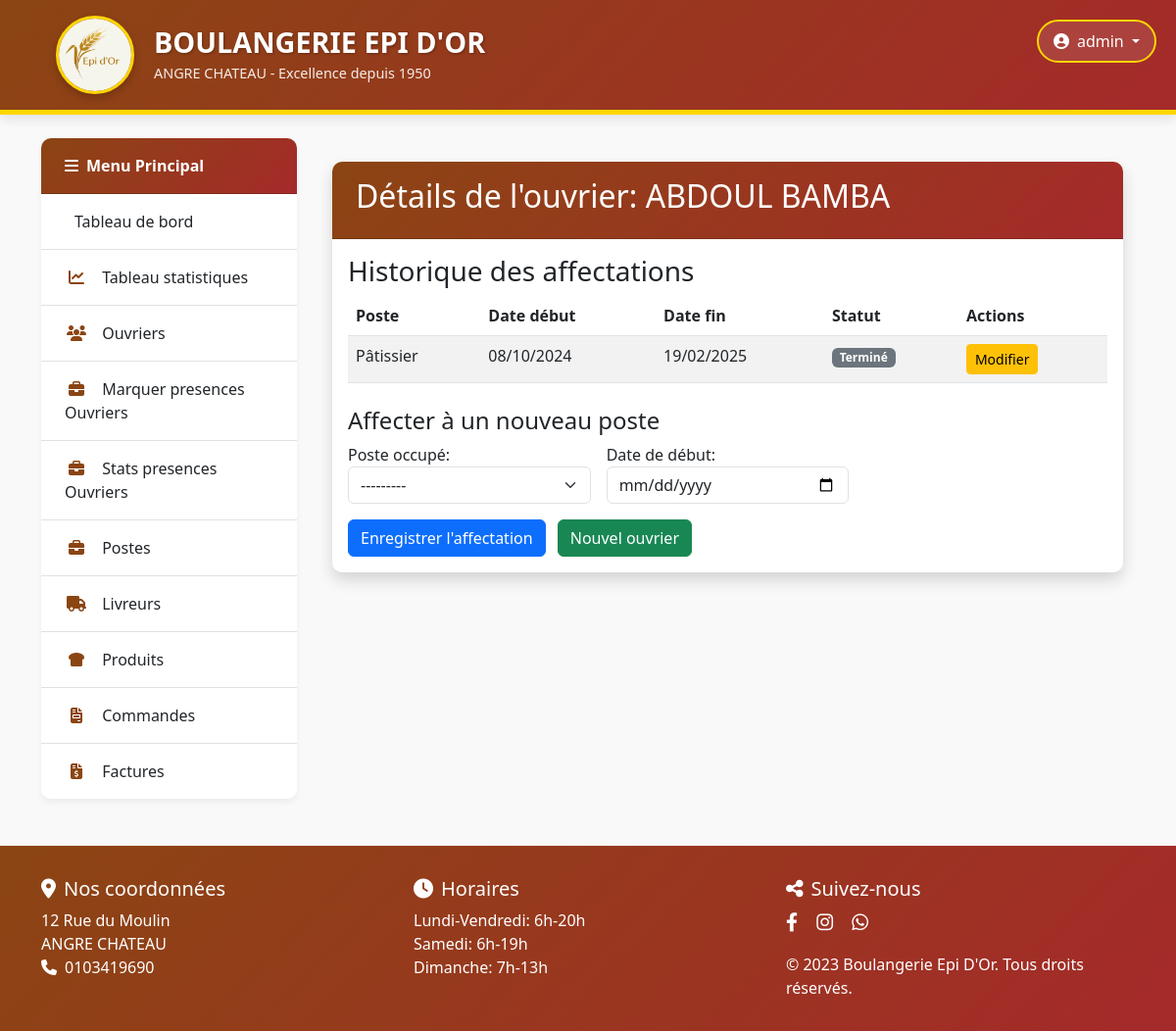
Page /gestion/ouvriers/180/ (signed in) on the committed database.
### gestion/models.py (models this page shows, shortened)
class Ouvrier(models.Model):
    nom = models.CharField(max_length=100, verbose_name="Nom")
    telephone = models.CharField(max_length=20, unique=True, verbose_name="Téléphone")
    class Meta:
        constraints = [
            models.UniqueConstraint(
                fields=['nom'],
                name='unique_nom_ouvrier',
                condition=models.Q(nom__isnull=False),
                violation_error_message="Un ouvrier avec ce nom existe déjà"
            ),
            models.UniqueConstraint(
                fields=['telephone'],
                name='unique_telephone_ouvrier',
                violation_error_message="Un ouvrier avec ce numéro existe déjà"
            )
        ]
        ordering = ['nom']

class AffectationPoste(models.Model):
    ouvrier = models.ForeignKey(Ouvrier, on_delete=models.CASCADE)
    poste = models.ForeignKey(Poste, on_delete=models.CASCADE)
    date_debut = models.DateField()
    date_fin = models.DateField(null=True, blank=True)

class Poste(models.Model):
    nom = models.CharField(max_length=100)
    remuneration = models.DecimalField(max_digits=8, decimal_places=2)
    mode_paiement = models.CharField(choices=[('jour', 'Jour'), ('semaine', 'Semaine'), ('mois', 'Mois')], max_length=10)
    class Meta:
        ordering = ['nom']  # Pour un ordre cohérent

### gestion/views.py (the view)
# urls.py: path('ouvriers/<int:pk>/', DetailOuvrierView.as_view(), name='detail_ouvrier'),
@method_decorator(login_required, name='dispatch') # <-- MODIFIEZ CECI
class DetailOuvrierView(DetailView):
    model = Ouvrier
    template_name = 'gestion/ouvriers/detail.html'
    def get_context_data(self, **kwargs):
        context = super().get_context_data(**kwargs)
        context['affectations'] = self.object.affectationposte_set.select_related('poste').order_by('-date_debut')
        context['postes_disponibles'] = Poste.objects.all().order_by('nom')
        return context

### gestion/templates/gestion/ouvriers/detail.html (shortened to what this page needs)
{% extends 'gestion/base2.html' %}
{% load static %}
{% block content %}
<div class="container mt-4">
    <div class="card shadow">
        <div class="card-header bg-primary text-white">
            <h2>Détails de l'ouvrier: {{ ouvrier.nom }}</h2>
        </div>
        <div class="card-body">
            <h3>Historique des affectations</h3>
            <table class="table table-striped">
                <thead>
                    <tr>
                        <th>Poste</th>
                        <th>Date début</th>
                        <th>Date fin</th>
                        <th>Statut</th>
                        <th>Actions</th>
                    </tr>
                </thead>
                <tbody>
                    {% for affectation in affectations %}
                    <tr>
                        <td>{{ affectation.poste.nom }}</td>
                        <td>{{ affectation.date_debut|date:"d/m/Y" }}</td>
                        <td>{{ affectation.date_fin|date:"d/m/Y"|default:"-" }}</td>
                        <td>
                            {% if affectation.date_fin == None %}
                                <span class="badge bg-success">Actif</span>
                            {% else %}
                                <span class="badge bg-secondary">Terminé</span>
                            {% endif %}
                        </td>
                        <td>
                            <a href="{% url 'modifier_affectation' affectation.id %}" class="btn btn-sm btn-warning">
                                Modifier
                            </a>
                        </td>
                    </tr>
                    {% empty %}
                    <tr>
                        <td colspan="5">Aucune affectation pour cet ouvrier.</td>
                    </tr>
                    {% endfor %}
                </tbody>
            </table>
            <h4 class="mt-4">Affecter à un nouveau poste</h4>
            <form method="post" action="{% url 'ajouter_affectation' ouvrier.id %}">
                <div class="row g-3">
                    <div class="col-md-4">
                        <div class="form-group">
                            <label>Poste occupé:</label>
                            <select name="poste" class="form-select" required>
                                <option value="">---------</option>
                            </select>
                        </div>
                    </div>
                    <div class="col-md-4">
                        <div class="form-group">
                            <label>Date de début:</label>
                            <input type="date" name="date_debut" class="form-control" required>
                        </div>
                    </div>
                </div>
                <div class="mt-3">
                    <button type="submit" class="btn btn-primary">
                         Enregistrer l'affectation
                    </button>
                    <a href="{% url 'ajouter_ouvrier' %}" class="btn btn-success ms-2">
                         Nouvel ouvrier
                    </a>
                </div>
            </form>
        </div>
    </div>
</div>
{% endblock %}

### gestion/templates/gestion/base2.html (shortened to what this page needs)
{% load static %}
<!DOCTYPE html>
<html lang="fr">
<head>
    <link rel="stylesheet" href="https://cdnjs.cloudflare.com/ajax/libs/font-awesome/6.4.0/css/all.min.css">
    <link rel="stylesheet" href="https://cdn.jsdelivr.net/npm/bootstrap@5.3.0/dist/css/bootstrap.min.css">
</head>
<body>
    <header class="header">
        <div class="container">
            <div class="row align-items-center">
                <div class="col-md-8">
                    <div class="logo-container">
                        <img src="{% static 'gestion/images/logo.png' %}" alt="Logo Epi D'Or" class="logo">
                        <div class="brand-text">
                            <h1>BOULANGERIE EPI D'OR</h1>
                            <p>ANGRE CHATEAU - Excellence depuis 1950</p>
                        </div>
                    </div>
                </div>
                <div class="col-md-4">
                    <div class="user-section">
                        {% if user.is_authenticated %}
                            <div class="dropdown user-dropdown">
                                <button class="btn dropdown-toggle" type="button" id="userDropdown" data-bs-toggle="dropdown">
                                    <i class="fas fa-user-circle me-2"></i>{{ user.username }}
                                </button>
                            </div>
                        {% else %}
                            <a href="{% url 'login' %}" class="btn btn-outline-light">
                                <i class="fas fa-sign-in-alt me-2"></i>Connexion
                            </a>
                        {% endif %}
                    </div>
                </div>
            </div>
        </div>
    </header>
    <main class="container my-4 flex-grow-1">
        <div class="row">
            <div class="col-lg-3">
                <div class="card">
                    <div class="card-header">
                        <i class="fas fa-bars me-2"></i>Menu Principal
                    </div>
                    <div class="list-group list-group-flush">
                        <a href="{% url 'accueil' %}" class="list-group-item list-group-item-action ">
                             Tableau de bord
                        </a>
                        <a href="{% url 'statistiques' %}" class="list-group-item list-group-item-action ">
                            <i class="fas fa-chart-line"></i> Tableau statistiques
                        </a>
                        <a href="{% url 'liste_ouvriers' %}" class="list-group-item list-group-item-action">
                            <i class="fas fa-users"></i> Ouvriers
                        </a>
                        <a href="{% url 'marquer_presences' %}" class="list-group-item list-group-item-action">
                            <i class="fas fa-briefcase"></i> Marquer presences Ouvriers
                        </a>
                        <a href="{% url 'stats_presences' %}" class="list-group-item list-group-item-action">
                            <i class="fas fa-briefcase"></i> Stats presences Ouvriers
                        </a>
                        <a href="{% url 'liste_postes' %}" class="list-group-item list-group-item-action">
                            <i class="fas fa-briefcase"></i> Postes
                        </a>
                        <a href="{% url 'livreur_liste' %}" class="list-group-item list-group-item-action">
                            <i class="fas fa-truck"></i> Livreurs
                        </a>
                        <a href="{% url 'produit_liste' %}" class="list-group-item list-group-item-action">
                            <i class="fas fa-bread-slice"></i> Produits
                        </a>
                        <a href="{% url 'commande_liste' %}" class="list-group-item list-group-item-action">
                            <i class="fas fa-file-invoice"></i> Commandes
                        </a>
                        <a href="#" class="list-group-item list-group-item-action">
                            <i class="fas fa-file-invoice-dollar"></i> Factures
                        </a>
                    </div>
                </div>
            </div>
            <div class="col-lg-9">
                {% block content %}{% endblock content %}
            </div>
        </div>
    </main>
    <footer class="footer">
        <div class="container">
            <div class="row">
                <div class="col-md-4 mb-4 mb-md-0">
                    <h5><i class="fas fa-map-marker-alt me-2"></i>Nos coordonnées</h5>
                    <address>
                        12 Rue du Moulin<br>
                        ANGRE CHATEAU<br>
                        <i class="fas fa-phone me-2"></i>0103419690
                    </address>
                </div>
                <div class="col-md-4 mb-4 mb-md-0">
                    <h5><i class="fas fa-clock me-2"></i>Horaires</h5>
                    <ul class="list-unstyled">
                        <li>Lundi-Vendredi: 6h-20h</li>
                        <li>Samedi: 6h-19h</li>
                        <li>Dimanche: 7h-13h</li>
                    </ul>
                </div>
                <div class="col-md-4">
                    <h5><i class="fas fa-share-alt me-2"></i>Suivez-nous</h5>
                    <div class="social-icons mb-3">
                        <a href="#"><i class="fab fa-facebook-f"></i></a>
                        <a href="#"><i class="fab fa-instagram"></i></a>
                        <a href="#"><i class="fab fa-whatsapp"></i></a>
                    </div>
                    <p class="mb-0">© 2023 Boulangerie Epi D'Or. Tous droits réservés.</p>
                </div>
            </div>
        </div>
    </footer>
</body>
</html>

### gestion/templates/gestion/base2.html (style rules this page uses)
:root { --primary-color: #8B4513; --secondary-color: #FFD700; --accent-color: #A52A2A; --light-bg: #FFF8E1; }
body { background-color: #f9f9f9; font-family: 'Montserrat', 'Segoe UI', Tahoma, Geneva, Verdana, sans-serif; color: #333; min-height: 100vh; display: flex; flex-direction: column; }
.header { background: linear-gradient(135deg, var(--primary-color), var(--accent-color)); color: white; padding: 1rem 0; border-bottom: 5px solid var(--secondary-color); box-shadow: 0 4px 12px rgba(0, 0, 0, 0.1); }
.logo-container { display: flex; align-items: center; justify-content: start; padding: 0 15px; }
.logo { height: 80px; width: 80px; object-fit: cover; border-radius: 50%; border: 3px solid var(--secondary-color); box-shadow: 0 4px 8px rgba(0, 0, 0, 0.2); margin-right: 20px; }
.brand-text { text-align: left; }
.brand-text h1 { font-size: 1.8rem; font-weight: 700; margin-bottom: 0.2rem; text-shadow: 1px 1px 3px rgba(0, 0, 0, 0.3); }
.brand-text p { font-size: 0.9rem; opacity: 0.9; margin-bottom: 0; }
.footer { background: linear-gradient(135deg, var(--primary-color), var(--accent-color)); color: white; padding: 2rem 0; margin-top: auto; }
.card { border: none; border-radius: 10px; box-shadow: 0 4px 6px rgba(0, 0, 0, 0.05); transition: all 0.3s ease; margin-bottom: 1.5rem; }
.card-header { background: linear-gradient(135deg, var(--primary-color), var(--accent-color)); color: white; border-radius: 10px 10px 0 0 !important; padding: 1rem 1.5rem; font-weight: 600; }
.list-group-item { border-left: none; border-right: none; padding: 1rem 1.5rem; font-weight: 500; }
.list-group-item:last-child { border-bottom: none; border-radius: 0 0 10px 10px; }
.list-group-item i { width: 24px; text-align: center; margin-right: 10px; color: var(--primary-color); }
.user-section { position: absolute; top: 20px; right: 20px; }
.user-dropdown .dropdown-toggle { background-color: rgba(255, 255, 255, 0.1); color: white; border: 2px solid var(--secondary-color); border-radius: 50px; padding: 8px 15px; font-weight: 500; }
.social-icons a { color: white; font-size: 1.2rem; margin-right: 15px; transition: all 0.3s; }

### rows in the picture
Ouvrier: nom "ABDOUL BAMBA"
AffectationPoste: poste.nom "Pâtissier", date_debut "08/10/2024", date_fin "19/02/2025", shows "Terminé"

### other values in the picture
{{ user.username }} "admin"
